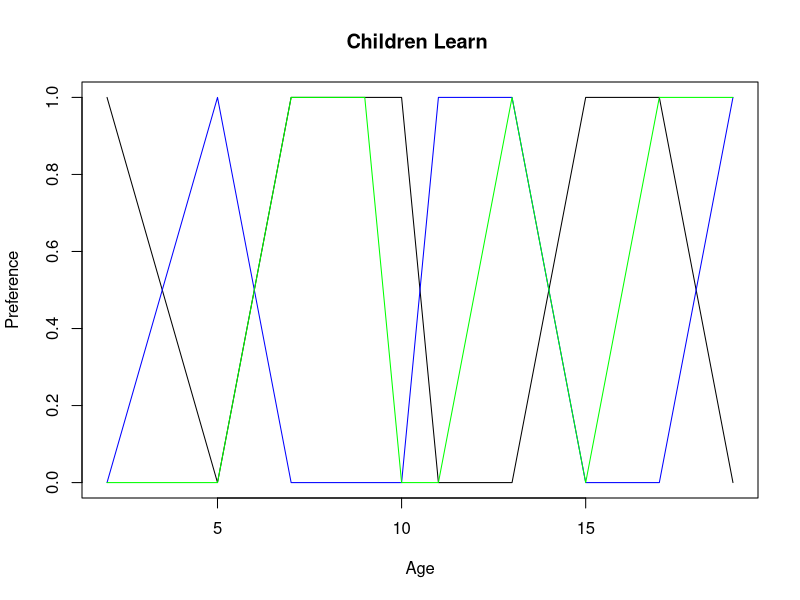

Reproduce this figure in R. (Note: this script raises an error after producing the figure.)
# Create a vector of values 
children_ages <- c(2, 5, 7, 9, 10, 11, 13, 15, 17, 19)

# Calculate the mean age of the children 
mean_age <- mean(children_ages)

# Print the result 
print("The mean age of the children is")
print(mean_age)
 
# Create a data frame to store the children's learning preferences 
children_learning_preferences <- data.frame(
  age = children_ages,
  prefer_reading = c(TRUE, FALSE, TRUE, TRUE, TRUE, FALSE, FALSE, TRUE, TRUE, FALSE),
  prefer_writing = c(FALSE, TRUE, FALSE, FALSE, FALSE, TRUE, TRUE, FALSE, FALSE, TRUE),
  prefer_math = c(FALSE, FALSE, TRUE, TRUE, FALSE, FALSE, TRUE, FALSE, TRUE, TRUE)
)

# Create a factorial array 
children_learning_preferences_array <- t(children_learning_preferences[, -1])

# Calculate and print the frequencies of children's learning preferences
print("The frequencies of children's learning preferences are:")
read_freq <- sum(children_learning_preferences_array[1, ])
write_freq <- sum(children_learning_preferences_array[2, ])
math_freq <- sum(children_learning_preferences_array[3, ])
print(paste("Reading:",read_freq))
print(paste("Writing:",write_freq))
print(paste("Maths:",math_freq))

# Calculate and Print the learning preferences by age
read_by_age <- aggregate(children_learning_preferences$prefer_reading, by = list(age = children_learning_preferences$age), FUN = mean)
write_by_age <- aggregate(children_learning_preferences$prefer_writing, by = list(age = children_learning_preferences$age), FUN = mean)
maths_by_age <- aggregate(children_learning_preferences$prefer_math, by = list(age = children_learning_preferences$age), FUN = mean)

print("The probabilities of learning preferences by age are:")
print(paste("Reading:", read_by_age))
print(paste("Writing:", write_by_age))
print(paste("Maths:", maths_by_age))

# Create a plot to visualize the learning preferences by age
plot(children_learning_preferences$age, children_learning_preferences$prefer_reading, ylim = c(0, 1), type = "l", xlab = "Age", ylab = "Preference", main = "Children Learn ")
lines(children_learning_preferences$age, children_learning_preferences$prefer_writing, col = "blue")
lines(children_learning_preferences$age, children_learning_preferences$prefer_math, col = "green")

# Find the correlation between age and learning preferences
corr_read_age <- cor(children_learning_preferences$age, children_learning_preferences$prefer_reading)
corr_write_age <- cor(children_learning_preferences$age, children_learning_preferences$prefer_writing)
corr_maths_age <- cor(children_learning_preferences$age, children_learning_preferences$prefer_math)

print("The correlation between age and learning preferences are:")
print(paste("Reading:", corr_read_age))
print(paste("Writing:", corr_write_age))
print(paste("Maths:", corr_maths_age))

# Create a histogram to show the distribution of learning preferences
hist(children_learning_preferences$prefer_reading, main = "Distribution of Reading Preference", xlim = c(-0.5, 1.5), ylab = "Number of Children", xlab = "Preference")
hist(children_learning_preferences$prefer_writing, main = "Distribution of Writing Preference", xlim = c(-0.5, 1.5), ylab = "Number of Children", xlab = "Preference")
hist(children_learning_preferences$prefer_math, main = "Distribution of Maths Preference", xlim = c(-0.5, 1.5), ylab = "Number of Children", xlab = "Preference")

# Create a linear model for learning preference by age
read_lm <- lm(children_learning_preferences$prefer_reading ~ children_learning_preferences$age)
write_lm <- lm(children_learning_preferences$prefer_writing ~ children_learning_preferences$age)
maths_lm <- lm(children_learning_preferences$prefer_math ~ children_learning_preferences$age)

# Print the summary of the linear models
print("The linear models for learning preference by age are:")
print(summary(read_lm))
print(summary(write_lm))
print(summary(maths_lm))

# Create a scatterplot to visualize the linear relationships 
plot(children_learning_preferences$age, children_learning_preferences$prefer_reading, xlab = "Age", ylab = "Reading Preference", main = "Linear Relationship between Age and Learning Preference")
abline(read_lm, col = "blue")

plot(children_learning_preferences$age, children_learning_preferences$prefer_writing, xlab = "Age", ylab = "Writing Preference", main = "Linear Relationship between Age and Learning Preference")
abline(write_lm, col = "blue")

plot(children_learning_preferences$age, children_learning_preferences$prefer_math, xlab = "Age", ylab = "Maths Preference", main = "Linear Relationship between Age and Learning Preference")
abline(maths_lm, col = "blue")

# Create a boxplot to compare the learning preferences
boxplot(children_learning_preferences$prefer_reading, children_learning_preferences$prefer_writing, children_learning_preferences$prefer_math, main = "Comparison of Learning Preferences")

# Perform a t-test to compare the learning preferences 
read_write_t_test <- t.test(children_learning_preferences$prefer_reading, children_learning_preferences$prefer_writing)
read_maths_t_test <- t.test(children_learning_preferences$prefer_reading, children_learning_preferences$prefer_math)
write_maths_t_test <- t.test(children_learning_preferences$prefer_writing, children_learning_preferences$prefer_math)

# Print the t-test results 
print("The t-test results for the learning preferences are:")
print(paste("Reading vs Writing:",read_write_t_test$p.value))
print(paste("Reading vs Maths:",read_maths_t_test$p.value))
print(paste("Writing vs Maths:",write_maths_t_test$p.value))